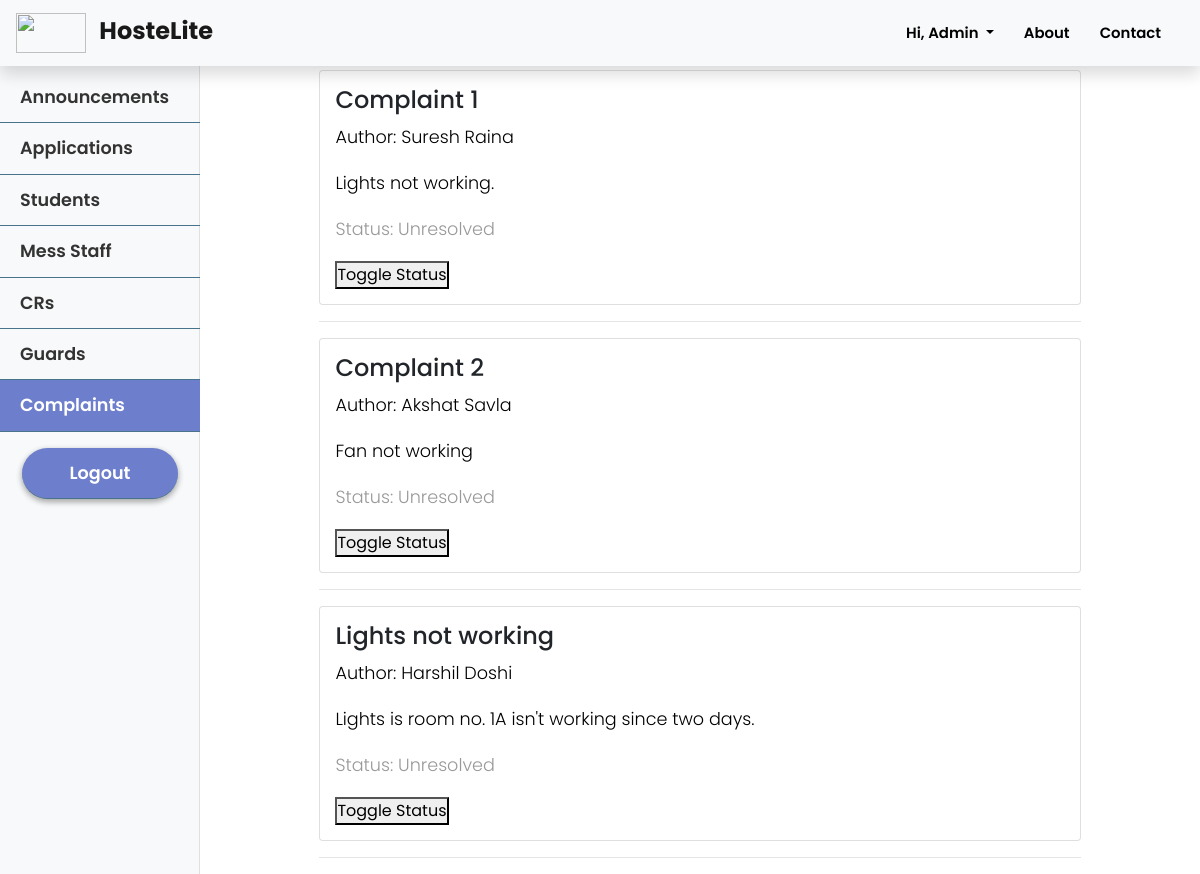
Screenshot of /admin/complaints (signed in) with the database file from the repository.
### hostelmanagement/models.py (models this page shows, shortened)
class User(db.Model, UserMixin):
    id = db.Column(db.Integer, primary_key=True)
    college_id = db.Column(db.String(9), unique=True, nullable=False)
    firstname = db.Column(db.String(20), nullable=False)
    lastname = db.Column(db.String(20), nullable=False)
    email = db.Column(db.String(120), unique=True, nullable=False)
    password = db.Column(db.String(60), nullable=False)
    phone = db.Column(db.String(10), unique=True, nullable=False)
    address = db.Column(db.Text, nullable=False)
    course = db.Column(db.String(20),nullable=True)
    department = db.Column(db.String(20), nullable=True)
    user_type = db.Column(db.Integer, nullable = False, default=1)
    room_no = db.Column(db.Integer, nullable = True)
    announcements = db.relationship('Announcement', backref='author', lazy=True)
    complaints = db.relationship('Complaint', backref='author', lazy=True)
    mess_menu = db.relationship('MessMenu', backref='author', lazy=True)
    courier = db.relationship('Courier', backref='user', lazy=True)
    exitentry = db.relationship('ExitEntry', backref='user', lazy=True)
    visitor = db.relationship('Visitor', backref='user', lazy=True)

class Complaint(db.Model):
    id = db.Column(db.Integer, primary_key=True)
    title = db.Column(db.String(100), nullable=False)
    date_posted = db.Column(db.DateTime, nullable=False, default=datetime.utcnow)
    content = db.Column(db.Text, nullable=False)
    user_id = db.Column(db.Integer, db.ForeignKey('user.id'), nullable=False)
    status = db.Column(db.String(20), nullable=False, default="Unresolved")
    answers = db.relationship('Answer', backref = 'complaint', lazy = True)

### hostelmanagement/routes.py (the view)
@app.route("/admin/complaints", methods=['GET','POST'])
@login_required
def complaint_list():
    complaints = Complaint.query.all()
    return render_template('admin/complaint_list.html', title='Complaints', complaints=complaints)

### hostelmanagement/models.py (called while the page is built)
@login_manager.user_loader
def load_user(user_id):
    return User.query.get(int(user_id))

### hostelmanagement/templates/admin/complaint_list.html (shortened to what this page needs)
{% extends 'admin/admin_layout.html' %}
{% block admin_complaints %}active{% endblock %}
{% block admin_content %}
    <div class="container" style="padding: 0 10%;">
        {% if complaints %}
        {% for complaint in complaints %}
            <div class="card">
                <h4>{{complaint.title}}</h4>
                <p style="color: black">Author: {{complaint.author.firstname}} {{complaint.author.lastname}}</p>
                <p style="color: black;">{{complaint.content}}</p>
                <p>Status: {{complaint.status}}</p>
               <a href="{{ url_for('complaint_status', complaints=complaint.id) }}"><button class="myDIV" type="submit" >Toggle Status</button></a>
            </div>
            <hr>
        {% endfor %}
    {% else %}
        <h2>No complaints</h2>
    {% endif %}
    </div>
{% endblock admin_content %}

### hostelmanagement/templates/layout.html (shortened to what this page needs)
<!DOCTYPE html>
<html>
<head>
    <link rel="stylesheet" href="https://cdn.jsdelivr.net/npm/bootstrap@4.5.3/dist/css/bootstrap.min.css">
    <link rel='stylesheet' href="{{ url_for('static', filename='style.css') }}">
    <link rel="stylesheet" href="https://use.fontawesome.com/releases/v5.8.1/css/all.css"
 />
</head>
<body>
    <section id="landingPage">
        <nav class="navbar sticky-top shadow navbar-expand-lg navbar-light bg-light">
            <a class="navbar-brand col-md-3 col-lg-2 mr-0 pl-0 pr-0" href="{{url_for('index')}}">
                <img src="https://cdn.logo.com/hotlink-ok/logo-social.png" width="70" height="40" class="d-inline-block align-top" alt="" loading="lazy">
                <strong class="pl-2 mt-2" style="font-size:1.2em;">HosteLite</strong>
            </a>
            <ul class='navbar-nav ml-auto mr-2'>
                {% if not current_user.is_authenticated %}
                    <li class="nav-item">
                        <a class="nav-link" href="{{ url_for('about') }}">About</a>
                    </li>
                    <li class="nav-item">
                        <a class="nav-link" href="{{ url_for('contact') }}">Contact</a>
                    </li>
                    <li class="nav-item">
                        <a class="nav-link" href="{{ url_for('login') }}">Log In</a>
                    </li>
                    <li class="nav-item">
                        <a class="nav-link toButton pl-15 pr-15" style="color: white; font-weight: 600" href="{{ url_for('application') }}">Apply Now</a>
                    </li>
                {% else %}
                    <li class="nav-item dropdown">
                        <a class="nav-link dropdown-toggle" href="#" id="navbarDropdown" role="button" data-toggle="dropdown" aria-haspopup="true" aria-expanded="false">
                            Hi, {{ current_user.firstname }}
                        </a>
                    </li>
                    <li class="nav-item">
                        <a class="nav-link" href="{{ url_for('about') }}">About</a>
                    </li>
                    <li class="nav-item">
                        <a class="nav-link" href="{{ url_for('contact') }}">Contact</a>
                    </li>
                {% endif %}
            </ul>
        </nav>
    </section>
    {% block content %}
    {% endblock %}
</body>
</html>

### hostelmanagement/static/style.css (style rules this page uses)
* { margin: 0; padding: 0; font-family: "Poppins", sans-serif; font-size: 16px; box-sizing: border-box; }
body { padding-top: 70px; overflow-x:hidden; scroll-behavior: smooth; }
#landingPage nav { position: fixed; width: 100%; opacity: 1; background-color: rgba(255, 255, 255); }
#landingPage nav ul a { font-size: 0.93em; font-weight: 600; text-decoration: none; padding: 10px 15px; text-align: center; color: #000; }
p { font-family: 'Poppins', sans-serif; font-size: 1.1em; font-weight: 300; line-height: 1.7em; color: #999; }

### hostelmanagement/templates/admin/complaint_list.html (style rules this page uses)
.card { padding: 2%; }

### rows the page displays
User: firstname "Admin"
Complaint: title "Complaint 1", author.firstname "Suresh", author.lastname "Raina", content "Lights not working.", status "Unresolved"
Complaint: title "Complaint 2", author.firstname "Akshat", author.lastname "Savla", content "Fan not working", status "Unresolved"
Complaint: title "Lights not working", author.firstname "Harshil", author.lastname "Doshi", content "Lights is room no. 1A isn't working since two days.", status "Unresolved"
